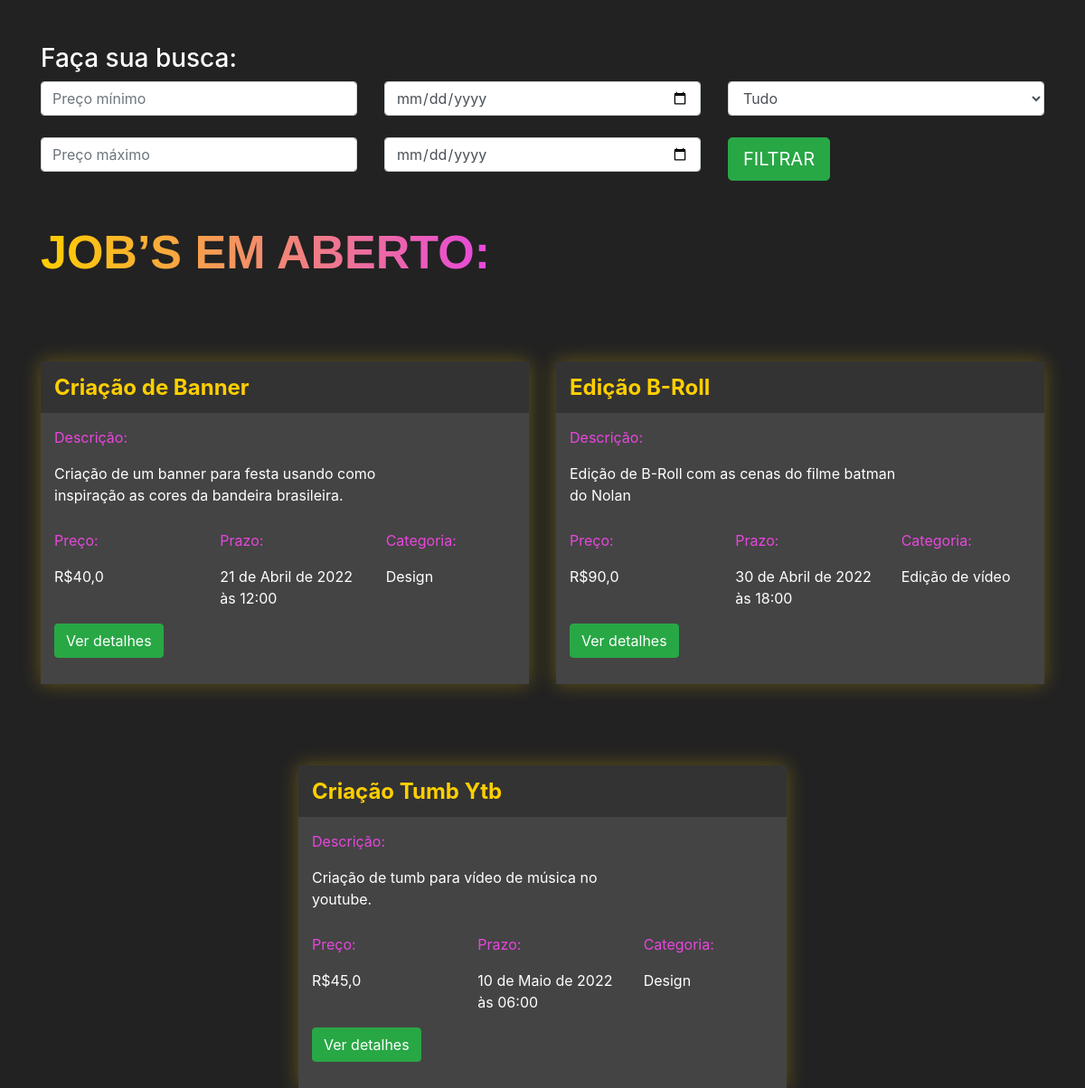
Page /jobs/encontrar_jobs/ on the earlier database version.
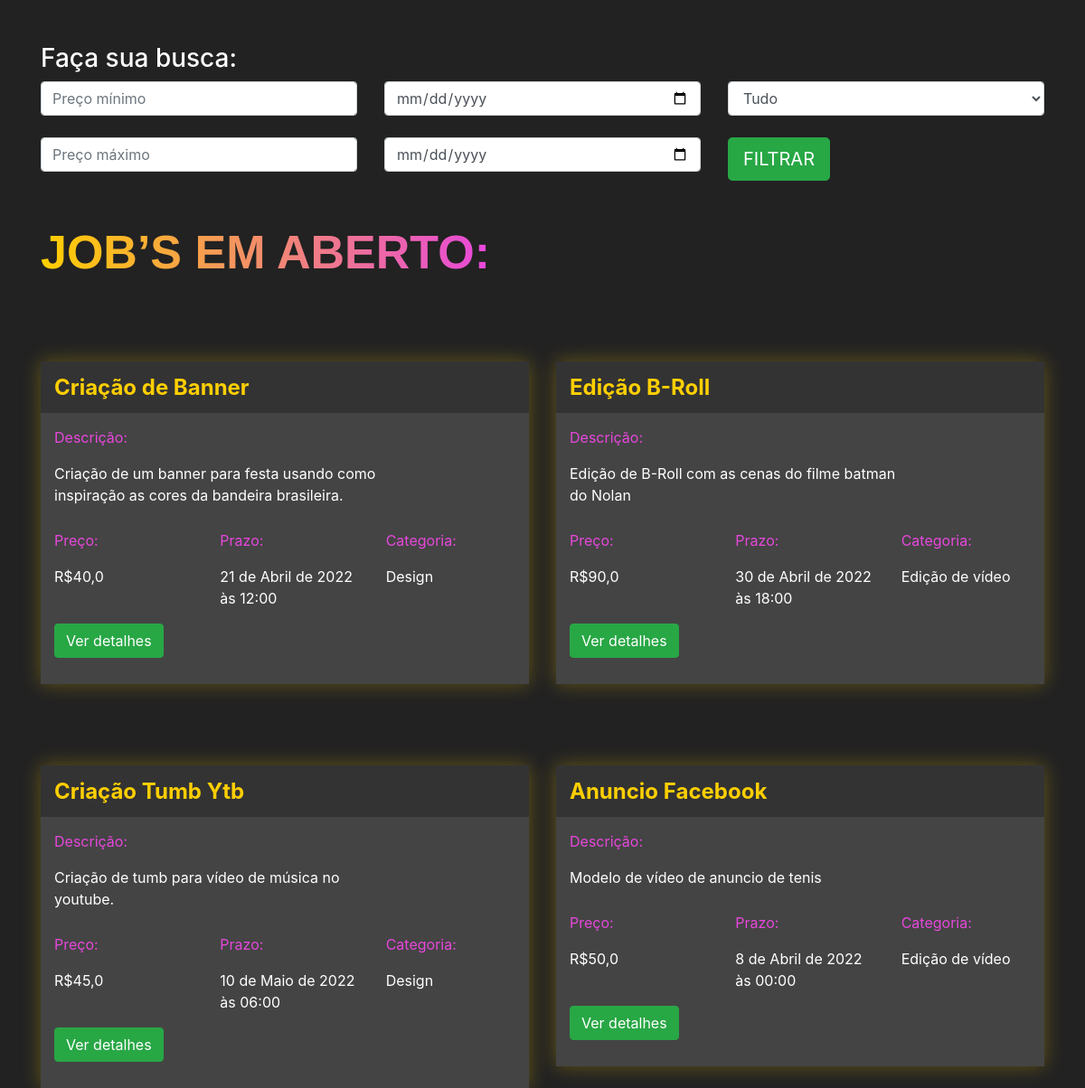
Same page on the later database version.
### jobs/models.py (models this page shows, shortened)
class Jobs(models.Model):
    categoria_choices = (('D', 'Design'),
                         ('EV', 'Edição de Vídeo'))
    status_choices = (('C', 'Em criação'),
                      ('AA', 'Aguardando aprovação'),
                      ('F', 'Finalizado'))
    titulo = models.CharField(max_length=200)
    descricao = models.TextField()
    categoria = models.CharField(max_length=2, choices=categoria_choices, default="D")
    prazo_entrega = models.DateTimeField()
    preco = models.FloatField()
    referencias = models.ManyToManyField(Referencias)
    profissional = models.ForeignKey(User, on_delete=models.DO_NOTHING, null=True, blank=True)
    reservado = models.BooleanField(default=False)
    status = models.CharField(max_length=2, choices=status_choices, default='AA')

### jobs/views.py (the view)
# urls.py: path('encontrar_jobs/', views.encontrar_jobs, name="encontrar_jobs")
def encontrar_jobs(request):
    if request.method == "GET":
        preco_minimo = request.GET.get('preco_minimo')
        preco_maximo = request.GET.get('preco_maximo')
        prazo_minimo = request.GET.get('prazo_minimo')
        prazo_maximo = request.GET.get('prazo_maximo')
        categoria = request.GET.get('categoria')
        if preco_minimo or preco_maximo or prazo_minimo or prazo_maximo or categoria:
            if not preco_minimo:
                preco_minimo = 0
            if not preco_maximo:
                preco_maximo = 999999
            if not prazo_minimo:
                prazo_minimo = datetime(year=1900, month=1, day=1)
            if not prazo_maximo:
                prazo_maximo = datetime(year=3000, month=1, day=1)
            if categoria == 'D':
                categoria = ['D']
            elif categoria == 'EV':
                categoria = ['EV']
            jobs = Jobs.objects.filter(preco__gte=preco_minimo) \
                .filter(preco__lte=preco_maximo) \
                .filter(prazo_entrega__gte=prazo_minimo) \
                .filter(prazo_entrega__lte=prazo_maximo) \
                .filter(categoria__in=categoria)\
                .filter(reservado=False)
        else:
            jobs = Jobs.objects.filter(reservado=False)
        return render(request, 'encontrar_jobs.html', {'jobs': jobs})

### jobs/templates/encontrar_jobs.html (shortened to what this page needs)
{% extends 'base.html' %}
{% load static %}
{% block 'head' %}
<link rel="stylesheet" href="{% static 'jobs/css/encontrar_jobs.css' %}">
{% endblock %}
{% block 'body' %}
<div class="container">
    <br>
    <br>
    <h3>Faça sua busca:</h3>
    <div class="row">
        <div class="col-sm">
            <form action="{% url 'encontrar_jobs' %}" method="GET">
                <input type="text" class="form-control" placeholder="Preço mínimo" name="preco_minimo">
                <br>
                <input type="text" class="form-control" placeholder="Preço máximo" name="preco_maximo">
        </div>
        <div class="col-sm">
            <input type="date" class="form-control" name="prazo_minimo">
            <br>
            <input type="date" class="form-control" name="prazo_maximo">
        </div>
        <div class="col-sm">
            <select class="form-control" name="categoria">
                <option value="">Tudo</option>
            </select>
            <br>
            <input type="submit" class="btn btn-success btn-lg" value="FILTRAR">
        </div>
    </div>
    <br>
    <br>
    <h2 class="titulo">JOB’S EM ABERTO:</h2>
    <div class="row justify-content-around">
        {% for job in jobs %}
        <div class="col-6 row-card">
            <div class="card-job">
                <div class="header-job">
                    <h4 class="titulo-job">{{job.titulo}}</h4>
                </div>
                <div class="body-job">
                    <p class="titulo-body">Descrição:</p>
                    <div style="width: 70%">
                        <p>{{job.descricao}}</p>
                    </div>
                    <div class="row">
                        <div class="col-4">
                            <p class="titulo-body">Preço:</p>
                            <p>R${{job.preco}}</p>
                        </div>
                        <div class="col-4">
                            <p class="titulo-body">Prazo:</p>
                            <p>{{job.prazo_entrega}}</p>
                        </div>
                        <div class="col-4">
                            <p class="titulo-body">Categoria:</p>
                            <p>{% if job.categoria == 'D'%}
                                    Design
                                {% elif job.categoria == 'EV'%}
                                    Edição de vídeo
                                {% endif %}
                            </p>
                        </div>
                    </div>
                    <button class="btn btn-success">Ver detalhes</button>
                    <br>
                    <br>
                </div>
            </div>
        </div>
        {% endfor %}
    </div>
</div>
{% endblock %}

Differences in the rows shown:
added Jobs: titulo "Anuncio Facebook", descricao "Modelo de vídeo de anuncio de tenis", preco "50,0", prazo_entrega "8 de Abril de 2022 às 00:00", categoria "Edição de vídeo"
